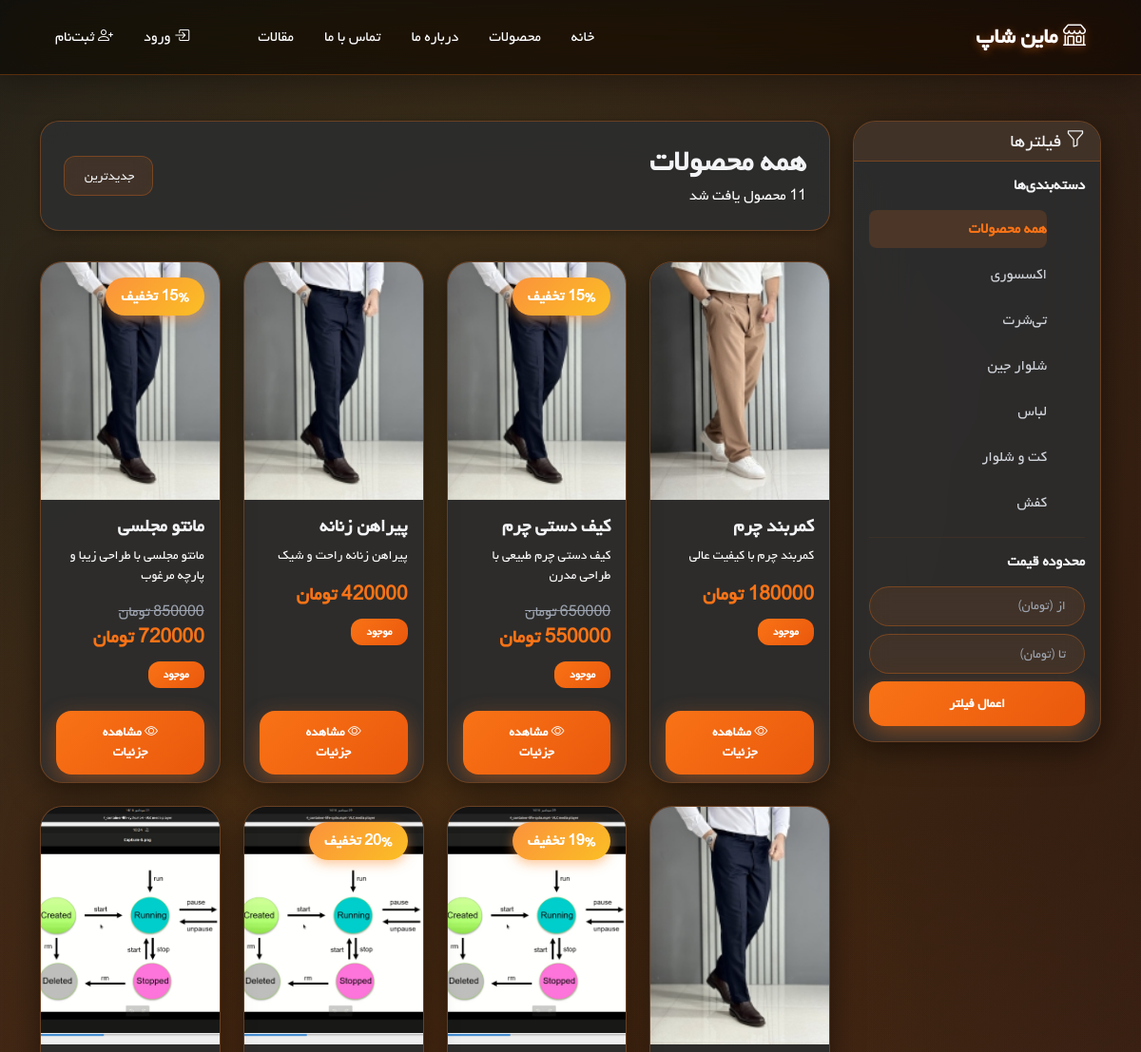
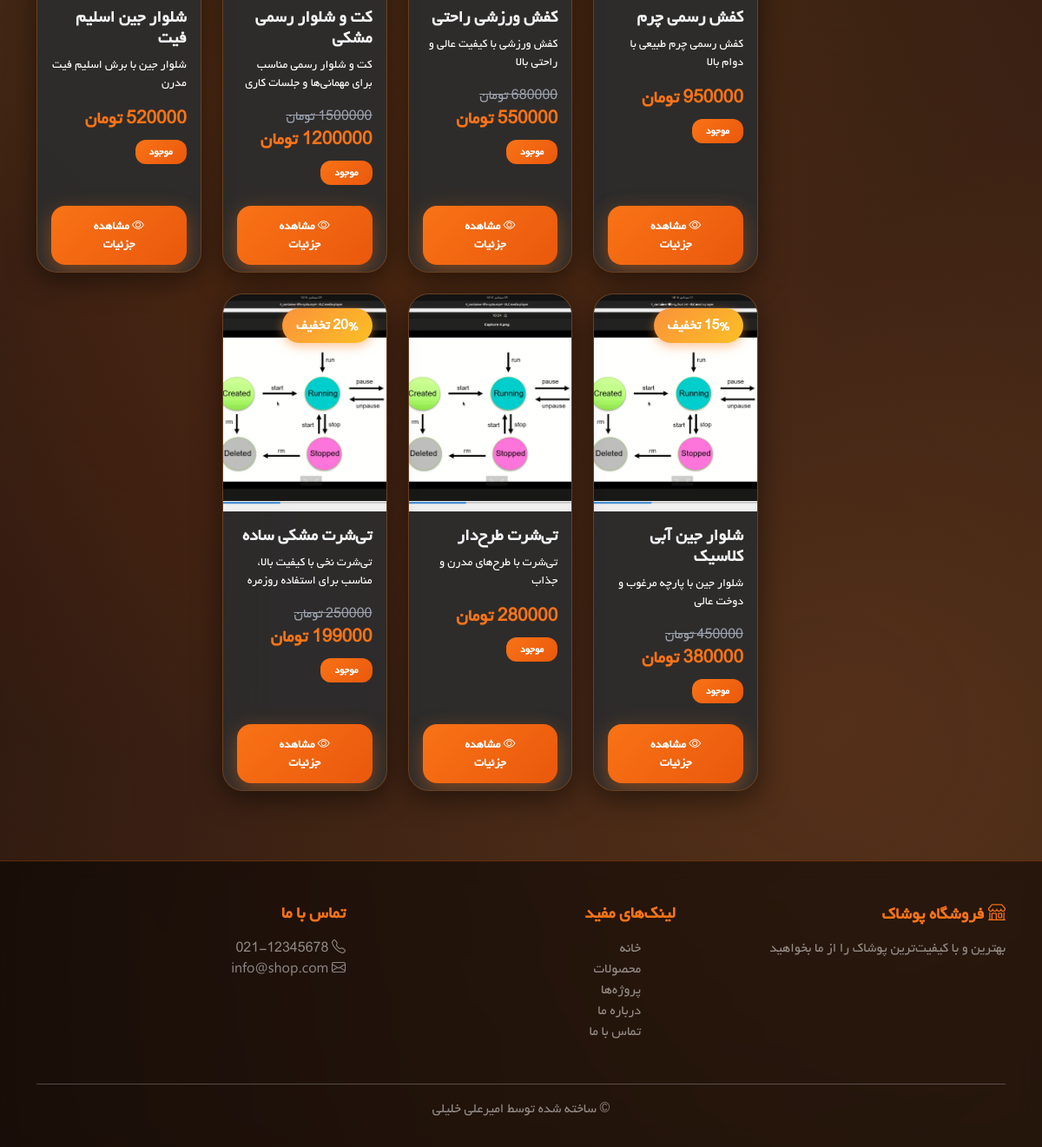
Screenshot of /products/ with the database file from the repository (2 pictures, top to bottom).
### shop/models.py (models this page shows, shortened)
class Category(models.Model):
    name = models.CharField(max_length=200, verbose_name='نام دسته‌بندی')
    slug = models.SlugField(max_length=200, unique=True, allow_unicode=True)
    description = models.TextField(blank=True, verbose_name='توضیحات')
    image = models.ImageField(upload_to='categories/', blank=True, null=True, verbose_name='تصویر')
    created_at = models.DateTimeField(auto_now_add=True)
    class Meta:
        verbose_name = 'دسته‌بندی'
        verbose_name_plural = 'دسته‌بندی‌ها'
        ordering = ['name']

class Product(models.Model):
    SIZE_CHOICES = [
        ('XS', 'XS'),
        ('S', 'S'),
        ('M', 'M'),
        ('L', 'L'),
        ('XL', 'XL'),
        ('XXL', 'XXL'),
    ]
    category = models.ForeignKey(Category, on_delete=models.CASCADE,
                                  related_name='products', verbose_name='دسته‌بندی')
    name = models.CharField(max_length=200, verbose_name='نام محصول')
    slug = models.SlugField(max_length=200, unique=True, allow_unicode=True)
    description = models.TextField(verbose_name='توضیحات')
    price = models.DecimalField(max_digits=12, decimal_places=0, verbose_name='قیمت (تومان)')
    discount_price = models.DecimalField(max_digits=12, decimal_places=0,
                                          blank=True, null=True, verbose_name='قیمت با تخفیف')
    image = models.ImageField(upload_to='products/', blank=True, null=True, verbose_name='تصویر اصلی')
    image2 = models.ImageField(upload_to='products/', blank=True, null=True, verbose_name='تصویر دوم')
    image3 = models.ImageField(upload_to='products/', blank=True, null=True, verbose_name='تصویر سوم')
    stock = models.PositiveIntegerField(default=0, verbose_name='موجودی')
    available = models.BooleanField(default=True, verbose_name='موجود')
    sizes = models.CharField(max_length=50, blank=True, verbose_name='سایزهای موجود',
                              help_text='مثال: S,M,L,XL')
    colors = models.CharField(max_length=200, blank=True, verbose_name='رنگ‌های موجود',
                               help_text='مثال: قرمز,آبی,سبز')
    is_featured = models.BooleanField(default=False, verbose_name='ویژه')
    created_at = models.DateTimeField(auto_now_add=True)
    updated_at = models.DateTimeField(auto_now=True)
    class Meta:
        verbose_name = 'محصول'
        verbose_name_plural = 'محصولات'
        ordering = ['-created_at']
    def get_discount_percent(self):
        if self.discount_price and self.price > 0:
            return int((1 - self.discount_price / self.price) * 100)
        return 0

### shop/views.py (the view)
# urls.py: path('products/', views.product_list, name='product_list'),
def product_list(request, category_slug=None):
    category = None
    products = Product.objects.filter(available=True)
    if category_slug:
        category = get_object_or_404(Category, slug=category_slug)
        products = products.filter(category=category)
    query = request.GET.get('q')
    if query:
        products = products.filter(
            Q(name__icontains=query) |
            Q(description__icontains=query)
        )
    min_price = request.GET.get('min_price')
    max_price = request.GET.get('max_price')
    if min_price:
        products = products.filter(price__gte=min_price)
    if max_price:
        products = products.filter(price__lte=max_price)
    sort = request.GET.get('sort', '-created_at')
    if sort in ['price', '-price', 'name', '-created_at']:
        products = products.order_by(sort)
    categories = Category.objects.all()
    context = {
        'category': category,
        'products': products,
        'categories': categories,
        'query': query,
    }
    return render(request, 'shop/product_list.html', context)

### shop/context_processors.py (called while the page is built, shortened)
def cart_count(request):
    count = 0
    return {'cart_items_count': count}

### templates/shop/product_list.html (shortened to what this page needs)
{% extends 'base.html' %}
{% block content %}
<div class="container my-5">
    <div class="row">
        <div class="col-md-3">
            <div class="card mb-4 filter-sidebar">
                <div class="card-header">
                    <h5 class="mb-0"><i class="bi bi-funnel"></i> فیلترها</h5>
                </div>
                <div class="card-body">
                    <h6 class="fw-bold mb-3">دسته‌بندی‌ها</h6>
                    <ul class="list-unstyled">
                        <li class="mb-2">
                            <a href="{% url 'shop:product_list' %}" class="filter-link {% if not category %}fw-bold{% endif %}">
                                همه محصولات
                            </a>
                        </li>
                        {% for cat in categories %}
                        <li class="mb-2">
                            <a href="{% url 'shop:product_list_by_category' cat.slug %}" class="filter-link {% if category == cat %}fw-bold{% endif %}">
                                {{ cat.name }}
                            </a>
                        </li>
                        {% endfor %}
                    </ul>
                    <hr style="border-color: var(--card-border);">
                    <h6 class="fw-bold mb-3">محدوده قیمت</h6>
                    <form method="get">
                        <div class="mb-2">
                            <input type="number" name="min_price" class="form-control form-control-sm"
                                   placeholder="از (تومان)" value="{{ request.GET.min_price }}">
                        </div>
                        <div class="mb-2">
                            <input type="number" name="max_price" class="form-control form-control-sm"
                                   placeholder="تا (تومان)" value="{{ request.GET.max_price }}">
                        </div>
                        <button type="submit" class="btn btn-primary btn-sm w-100">اعمال فیلتر</button>
                    </form>
                </div>
            </div>
        </div>
        <div class="col-md-9">
            <div class="products-header d-flex justify-content-between align-items-center">
                <div>
                    <h2 class="fw-bold mb-1">
                        {% if category %}
                            {{ category.name }}
                        {% elif query %}
                            نتایج جستجو برای "{{ query }}"
                        {% else %}
                            همه محصولات
                        {% endif %}
                    </h2>
                    <p class="text-white mb-0">{{ products.count }} محصول یافت شد</p>
                </div>
                <div>
                    <form method="get" class="d-inline">
                        <select name="sort" class="form-select form-select-sm" onchange="this.form.submit()">
                            <option value="-created_at" {% if request.GET.sort == '-created_at' %}selected{% endif %}>جدیدترین</option>
                        </select>
                    </form>
                </div>
            </div>
            {% if products %}
            <div class="row g-4">
                {% for product in products %}
                <div class="col-lg-3 col-6">
                        <div class="card product-card h-100">
                        <div class="position-relative">
                            {% if product.image %}
                                <img src="{{ product.image.url }}" class="card-img-top product-img" alt="{{ product.name }}">
                            {% else %}
                                <img src="https://via.placeholder.com/300x300?text={{ product.name }}" class="card-img-top product-img" alt="{{ product.name }}">
                            {% endif %}
                            {% if product.get_discount_percent %}
                                <span class="badge-discount">{{ product.get_discount_percent }}% تخفیف</span>
                            {% endif %}
                        </div>
                        <div class="card-body">
                            <h5 class="card-title">{{ product.name }}</h5>
                            <p class="card-text text-white small">{{ product.description|truncatewords:10 }}</p>
                            <div class="mb-2">
                                {% if product.discount_price %}
                                    <span class="price-old">{{ product.price|floatformat:0 }} تومان</span><br>
                                    <span class="price-new">{{ product.discount_price|floatformat:0 }} تومان</span>
                                {% else %}
                                    <span class="price-new">{{ product.price|floatformat:0 }} تومان</span>
                                {% endif %}
                            </div>
                            {% if product.stock > 0 %}
                                <span class="badge bg-success">موجود</span>
                            {% else %}
                                <span class="badge bg-danger">ناموجود</span>
                            {% endif %}
                        </div>
                        <div class="card-footer border-0" style="background: transparent;">
                   <a href="{% url 'shop:product_detail' product.slug %}" class="btn btn-primary btn-sm">
    <i class="bi bi-eye"></i> مشاهده جزئیات
</a>
                        </div>
                    </div>
                </div>
                {% endfor %}
            </div>
            {% else %}
            <div class="card text-center p-5">
                <i class="bi bi-info-circle fs-1 d-block mb-3" style="color: var(--primary-color);"></i>
                <h5 class="fw-bold" style="color: var(--text-primary);">محصولی یافت نشد</h5>
                <p class="text-muted">متأسفانه محصولی با این مشخصات پیدا نشد.</p>
            </div>
            {% endif %}
        </div>
    </div>
</div>
{% endblock %}

### rows the page displays
Category: name "اکسسوری"
Category: name "تی‌شرت"
Category: name "شلوار جین"
Category: name "لباس"
Category: name "کت و شلوار"
Category: name "کفش"
Product: image (picture), name "کمربند چرم", description "کمربند چرم با کیفیت عالی", price "180000", stock "موجود"
Product: image (picture), get_discount_percent "15", name "کیف دستی چرم", description "کیف دستی چرم طبیعی با طراحی مدرن", price "650000", discount_price "550000", stock "موجود"
Product: image (picture), name "پیراهن زنانه", description "پیراهن زنانه راحت و شیک", price "420000", stock "موجود"
Product: image (picture), get_discount_percent "15", name "مانتو مجلسی", description "مانتو مجلسی با طراحی زیبا و پارچه مرغوب", price "850000", discount_price "720000", stock "موجود"
Product: image (picture), name "کفش رسمی چرم", description "کفش رسمی چرم طبیعی با دوام بالا", price "950000", stock "موجود"
Product: image (picture), get_discount_percent "19", name "کفش ورزشی راحتی", description "کفش ورزشی با کیفیت عالی و راحتی بالا", price "680000", discount_price "550000", stock "موجود"
Product: image (picture), get_discount_percent "20", name "کت و شلوار رسمی مشکی", description "کت و شلوار رسمی مناسب برای مهمانی‌ها و جلسات کاری", price "1500000", discount_price "1200000", stock "موجود"
Product: image (picture), name "شلوار جین اسلیم فیت", description "شلوار جین با برش اسلیم فیت مدرن", price "520000", stock "موجود"
Product: image (picture), get_discount_percent "15", name "شلوار جین آبی کلاسیک", description "شلوار جین با پارچه مرغوب و دوخت عالی", price "450000", discount_price "380000", stock "موجود"
Product: image (picture), name "تی‌شرت طرح‌دار", description "تی‌شرت با طرح‌های مدرن و جذاب", price "280000", stock "موجود"
Product: image (picture), get_discount_percent "20", name "تی‌شرت مشکی ساده", description "تی‌شرت نخی با کیفیت بالا، مناسب برای استفاده روزمره", price "250000", discount_price "199000", stock "موجود"
